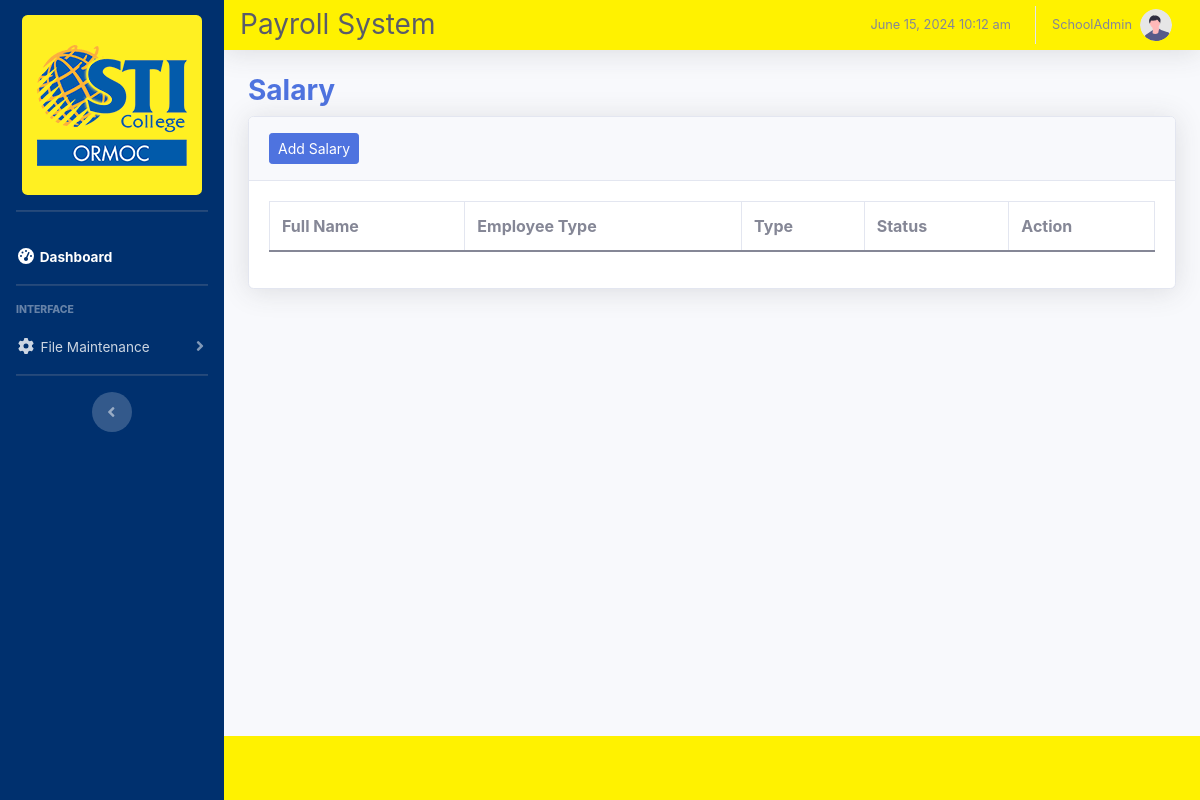
Page /School_Admin_Salary.php (signed in) on the earlier database version.
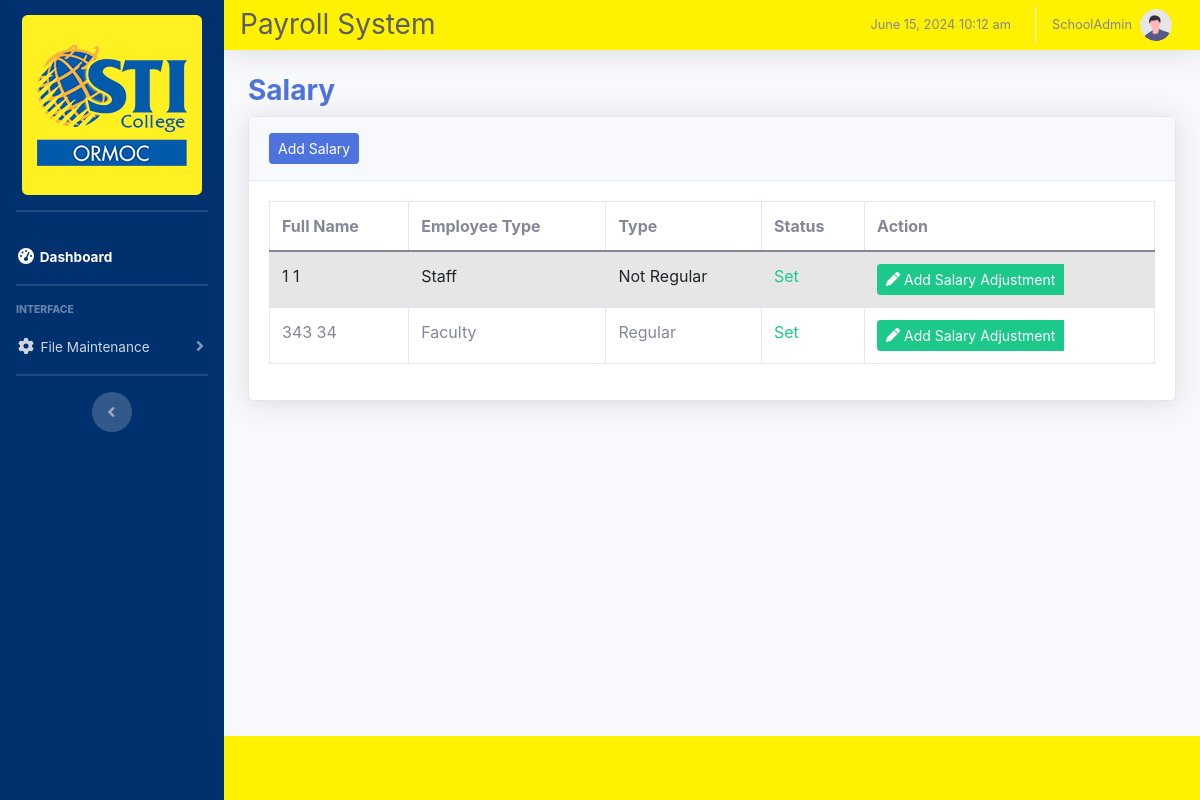
Same page on the later database version.
### tables this page shows
CREATE TABLE `tbl_user_level` (
  `user_id` int(11) NOT NULL,
  `Employee_ID` varchar(20) NOT NULL,
  `Password` varchar(20) NOT NULL,
  `Userlevel` varchar(20) NOT NULL,
  `Status` varchar(20) NOT NULL
);

CREATE TABLE `tbl_employee` (
  `employee_id` int(11) NOT NULL,
  `employee_number` int(11) NOT NULL,
  `first_name` varchar(255) NOT NULL,
  `middle_name` varchar(255) NOT NULL,
  `last_name` varchar(255) NOT NULL,
  `date_of_birth` date NOT NULL,
  `gender` enum('Male','Female') NOT NULL,
  `civil_status` varchar(255) NOT NULL,
  `date_hired` date NOT NULL,
  `status` enum('Active','Inactive','','') NOT NULL,
  `contact_no` varchar(255) NOT NULL,
  `email_address` varchar(255) NOT NULL,
  `province` varchar(255) NOT NULL,
  `brangay` varchar(255) NOT NULL,
  `street` varchar(255) NOT NULL
);

CREATE TABLE `tbl_position` (
  `position_id` int(11) NOT NULL,
  `employee_type` varchar(255) NOT NULL,
  `position` varchar(255) NOT NULL,
  `type` varchar(255) NOT NULL,
  `salary_type` varchar(255) NOT NULL,
  `status` varchar(255) NOT NULL
);

CREATE TABLE `tbl_employee_salary` (
  `salary_id` int(11) NOT NULL,
  `employee_salary` int(11) NOT NULL,
  `salary` decimal(10,2) DEFAULT NULL
);

### session.php (called while the page is built, shortened)
<?php
include('config/connect.php');
$user_check = $_SESSION['Employee_ID'];
$ses_sql = mysqli_query($db, "select Employee_ID from tbl_user_level where Employee_ID = '$user_check'");
$row = mysqli_fetch_array($ses_sql, MYSQLI_ASSOC);
$login_session = $row['Employee_ID'];
?>

### School_Admin_Salary.php (the view, shortened to what this page needs)
<?php
include 'session.php';
include 'includes/School-Admin-header.php';
?>
<!DOCTYPE html>
<html lang="en">
<head>
</head>
<body>
    <div class="container-fluid">
        <div class="page-title">
            <h3 class="font-weight-bold text-primary">Salary</h3>
        </div>
        <div class="card shadow mb-4">
            <div class="card-header py-3">
                <button type="button" class="btn btn-sm btn-primary" data-bs-toggle="modal" data-bs-target="#addSalary">Add Salary</button>
            </div>
            <div class="card-body">
                <div class="table-responsive">
                    <table id="dataTable" class="table table-striped table-bordered nowrap" style="width: 100%">
                        <thead>
                            <tr>
                                <th>Full Name</th>
                                <th>Employee Type</th>
                                <th>Type</th>
                                <th>Status</th>
                                <th>Action</th>
                            </tr>
                        </thead>
                        <tbody>
                            <?php
                            try {
                                $database = new Connection();
                                $db = $database->open();
                                $sql = "SELECT
    e.employee_id,
    e.employee_number,
    CONCAT(e.first_name, ' ', e.last_name) AS full_name,
    s.*,
    ep.*,
    dept.*,
    ed.*
FROM
    tbl_employee e
INNER JOIN tbl_employee_details ed ON
    e.employee_id = ed.employee_details_id
INNER JOIN tbl_position ep ON
    ep.position_id = ed.employee_details_position
LEFT JOIN tbl_department dept ON
    dept.department_id = ed.employee_details_department
INNER JOIN tbl_employee_salary s ON
    e.employee_id = s.employee_salary
WHERE
    ep.type IN('Regular', 'Not Regular')";
                                $stmt = $db->query($sql);
                                while ($Salary = $stmt->fetch(PDO::FETCH_ASSOC)) {
                                    $status = $Salary['salary'] === null ? 'Not yet set' : 'Set';
                                    $statusClass = $status === 'Not yet set' ? 'text-danger' :  'text-success';
                            ?>
                                    <tr>
                                        <td><?php echo $Salary['full_name']; ?></td>
                                        <td><?php echo $Salary['employee_type']; ?></td>
                                        <td><?php echo $Salary['type']; ?></td>
                                        <td class="<?php echo $statusClass; ?>"><?php echo $status; ?></td>
                                        <td>
                                            <div class="btn-group" role="group" aria-label="Action Buttons">
                                                <?php if ($status === 'Set') { ?>
                                                    <a href="#addSalaryAdjustment<?php echo $Salary['salary_id']; ?>" class="btn btn-success btn-sm" data-toggle="modal"><i class="fa-solid fa-pen"></i> Add Salary Adjustment</a>
                                                <?php } ?>
                                            </div>
                                        </td>
                                    </tr>
                            <?php
                                }
                            } catch (PDOException $e) {
                                echo "There is some problem in connection: " . $e->getMessage();
                            }
                            ?>
                        </tbody>
                    </table>
                </div>
            </div>
        </div>
    </div>
    <?php
    include 'includes/footer.php';
    include 'includes/scripts.php';
    ?>
</body>
</html>

### includes/School-Admin-header.php (shortened to what this page needs)
<!DOCTYPE html>
<html lang="en">
<head>
    <link href="vendor/fontawesome-free/css/all.min.css" rel="stylesheet" type="text/css">
    <link href="https://cdn.jsdelivr.net/npm/bootstrap@5.0.2/dist/css/bootstrap.min.css" rel="stylesheet">
    <link href="css/sb-admin-2.css" rel="stylesheet">
    <link href="css/custom.css" rel="stylesheet">
    <link href="vendor/datatables/dataTables.bootstrap4.min.css" rel="stylesheet">
</head>
<body id="page-top">
    <div id="wrapper">
        <?php include('includes/School-Admin-sidebar.php') ?>
        <div id="content-wrapper" class="d-flex flex-column">
            <div id="content">
                <?php include('includes/School-Admin-topbar.php') ?>

### includes/School-Admin-sidebar.php (shortened to what this page needs)
<ul class="navbar-nav bg-gradient-primary sidebar sidebar-dark accordion" id="accordionSidebar">
<a class="sidebar-brand d-flex align-items-center justify-content-center" href="School_Admin_index.php">
    <div class="sidebar-brand-text mx-2">
    <img style="margin-top: 140px;" class="rounded" src="./img/sti-ormoc-logo.png" width="auto" height="180">
    </div>
</a>
<hr class="sidebar-divider" style= "margin-top: 140px;">
<li class="nav-item active">
    <a class="nav-link" href="School_Admin_index.php">
        <i class="fas fa-fw fa-tachometer-alt"></i>
        <span>Dashboard</span></a>
</li>
<hr class="sidebar-divider">
<div class="sidebar-heading">
    Interface
</div>
<li class="nav-item">
    <a class="nav-link collapsed" href="#" data-toggle="collapse" data-target="#filemain"
        aria-expanded="true" aria-controls="filemain">
        <i class="fas fa-fw fa-cog"></i>
        <span>File Maintenance </span>
    </a>
</li>
<hr class="sidebar-divider">
<div class="text-center d-none d-md-inline">
    <button class="rounded-circle border-0" id="sidebarToggle"></button>
</div>
</ul>

### includes/School-Admin-topbar.php (shortened to what this page needs)
<nav class="navbar navbar-expand navbar-light bg-white topbar mb-4 static-top shadow">
    <div>
        <h1 class="h3 mb-0 text-gray-800">Payroll System</h1>
    </div>
    <ul class="navbar-nav ml-auto">
        <li class="nav-item dropdown no-arrow">
            <a class="nav-link dropdown-toggle" href="#" id="userDropdown" role="button" data-toggle="dropdown" aria-haspopup="true" aria-expanded="false">
                <span class="mr-2 d-none d-lg-inline text-gray-600 small">
                    <?php
                    echo date('F j, Y g:i a');
                    ?>
                </span>
                <span class="mr-2 d-none d-lg-inline text-gray-600 small"><?php echo $login_session; ?></span>
                <img class="img-profile rounded-circle" src="img/undraw_profile.svg">
            </a>
        </li>
    </ul>
</nav>

### includes/footer.php (shortened to what this page needs)
</div>
<footer class="sticky-footer bg-white">
</footer>
</div>
</div>

### includes/scripts.php (shortened to what this page needs)
</body>
</html>

### css/custom.css (style rules this page uses)
.sidebar-brand-text img { display: block; margin: 0 auto; }

Differences in the rows shown:
added tbl_employee: full_name "1 1", tbl_position.employee_type "Staff", tbl_position.type "Not Regular", tbl_employee_salary.salary "Set"
added tbl_employee: full_name "343 34", tbl_position.employee_type "Faculty", tbl_position.type "Regular", tbl_employee_salary.salary "Set"
